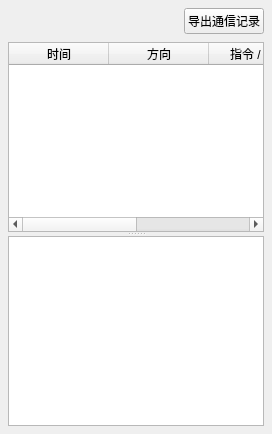
       <widget class="QWidget" name="recordsTab">
        <attribute name="title">
         <string>通信记录</string>
        </attribute>
        <layout class="QVBoxLayout" name="recordsLayout" stretch="0,1">
         <property name="leftMargin">
          <number>8</number>
         </property>
         <property name="topMargin">
          <number>8</number>
         </property>
         <property name="rightMargin">
          <number>8</number>
         </property>
         <property name="bottomMargin">
          <number>8</number>
         </property>
         <property name="spacing">
          <number>8</number>
         </property>
         <item>
          <layout class="QHBoxLayout" name="recordToolsLayout">
           <property name="leftMargin">
            <number>0</number>
           </property>
           <property name="topMargin">
            <number>0</number>
           </property>
           <property name="rightMargin">
            <number>0</number>
           </property>
           <property name="bottomMargin">
            <number>0</number>
           </property>
           <property name="spacing">
            <number>8</number>
           </property>
           <item>
            <spacer name="exportSpacer">
             <property name="orientation">
              <enum>Qt::Horizontal</enum>
             </property>
             <property name="sizeHint">
              <size>
               <width>40</width>
               <height>20</height>
              </size>
             </property>
            </spacer>
           </item>
           <item>
            <widget class="QPushButton" name="exportButton">
             <property name="text">
              <string>导出通信记录</string>
             </property>
            </widget>
           </item>
          </layout>
         </item>
         <item>
          <widget class="QSplitter" name="recordSplitter">
           <property name="orientation">
            <enum>Qt::Vertical</enum>
           </property>
           <widget class="QTableWidget" name="recordsTable">
            <property name="editTriggers">
             <enum>QAbstractItemView::NoEditTriggers</enum>
            </property>
            <property name="selectionMode">
             <enum>QAbstractItemView::SingleSelection</enum>
            </property>
            <property name="selectionBehavior">
             <enum>QAbstractItemView::SelectRows</enum>
            </property>
            <column>
             <property name="text">
              <string>时间</string>
             </property>
            </column>
            <column>
             <property name="text">
              <string>方向</string>
             </property>
            </column>
            <column>
             <property name="text">
              <string>指令 / 方法</string>
             </property>
            </column>
            <column>
             <property name="text">
              <string>状态</string>
             </property>
            </column>
           </widget>
           <widget class="QPlainTextEdit" name="wireEdit">
            <property name="readOnly">
             <bool>true</bool>
            </property>
            <property name="maximumBlockCount">
             <number>2000</number>
            </property>
            <property name="lineWrapMode">
             <enum>QPlainTextEdit::WidgetWidth</enum>
            </property>
            <property name="placeholderText">
             <string/>
            </property>
           </widget>
          </widget>
         </item>
        </layout>
       </widget>
